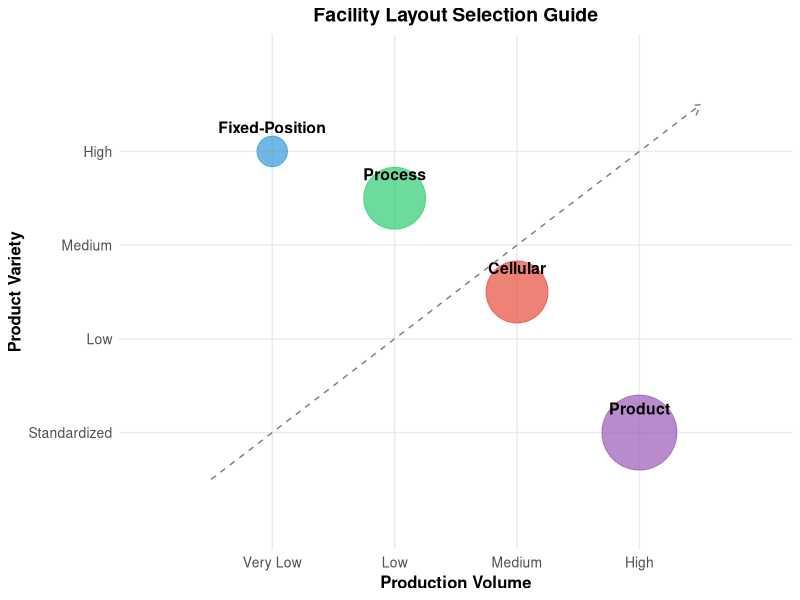
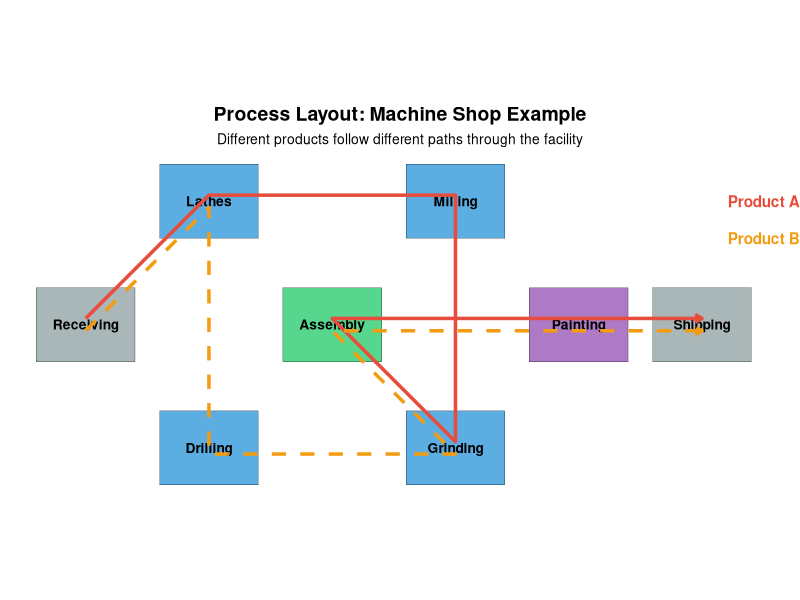
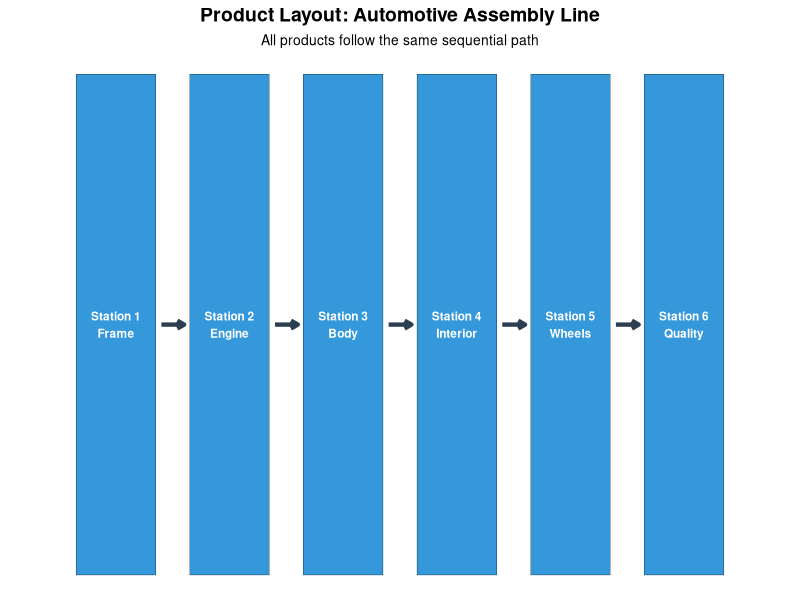
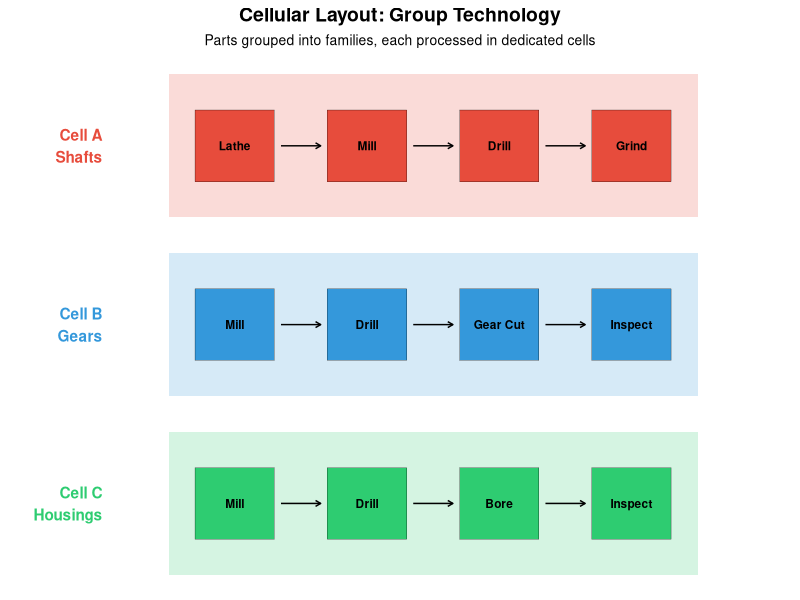
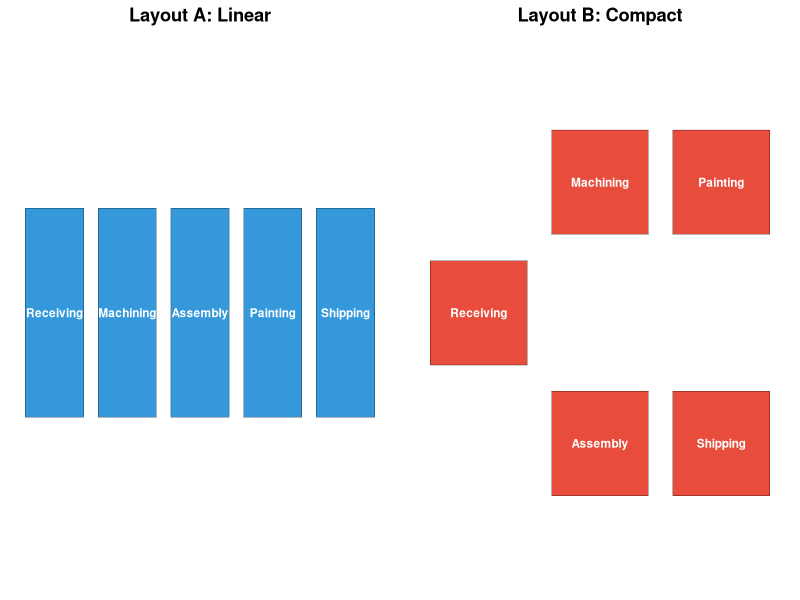
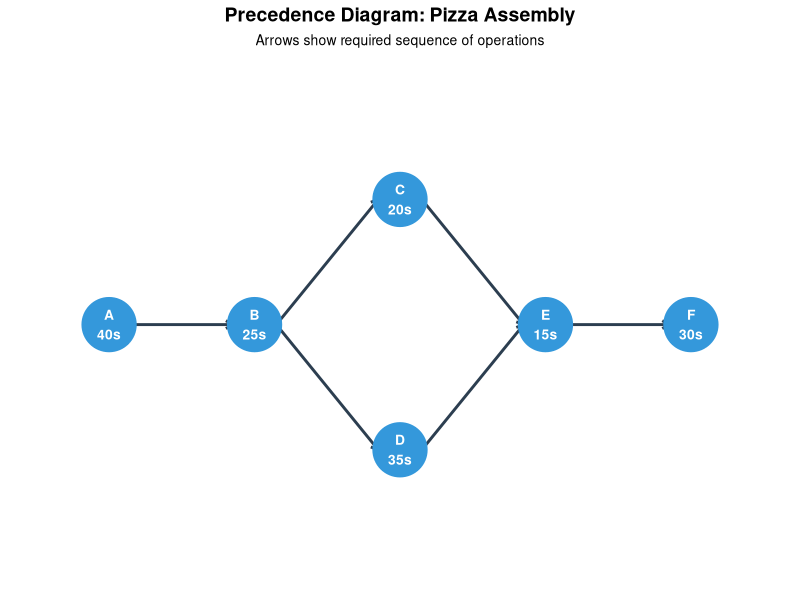
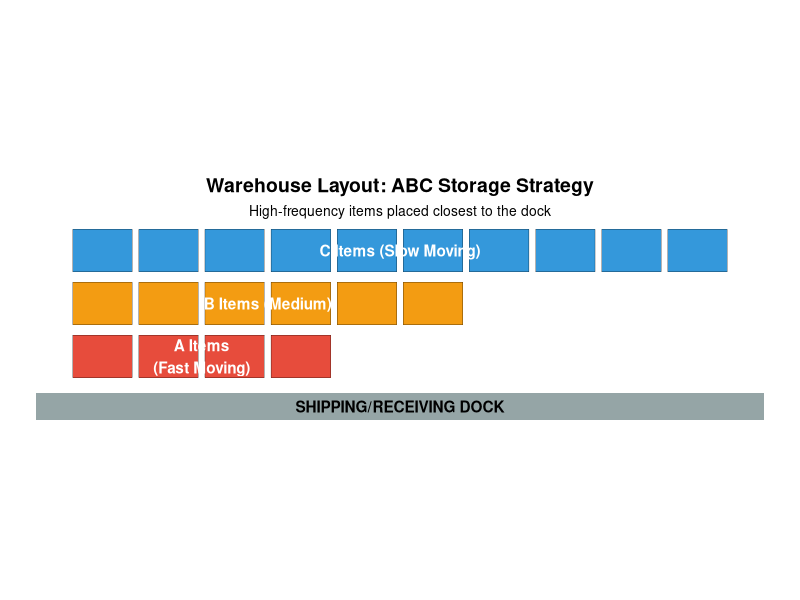
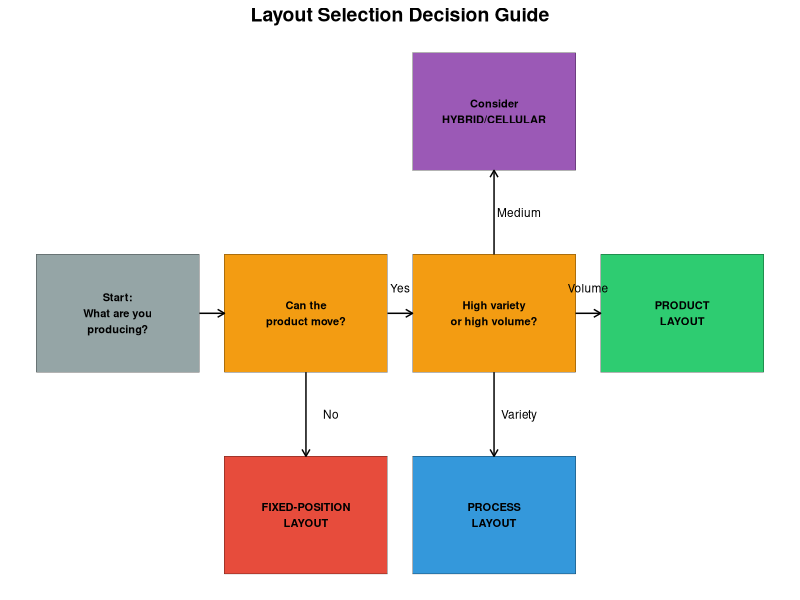

Recreate these plots in R, in order.
## ---- chunk 1
library(dplyr)
library(knitr)
library(kableExtra)
library(ggplot2)
## ---- chunk 2
layout_data <- tibble(
  `Layout Type` = c("Process Layout", "Product Layout", "Hybrid/Cellular Layout", "Fixed-Position Layout"),
  `Also Known As` = c("Functional Layout, Job Shop", "Flow Line, Assembly Line", "Group Technology, Cell Layout", "Project Layout"),
  `Best For` = c("High variety, low volume", "Low variety, high volume", "Medium variety, medium volume", "Very large or immobile products"),
  `Example Industries` = c("Hospitals, Machine Shops, Universities", "Automotive Assembly, Food Processing", "Electronics Manufacturing, Furniture", "Shipbuilding, Aircraft, Construction")
)

layout_data %>%
  kable(format = "html", caption = "Overview of Facility Layout Types") %>%
  kable_styling(
    bootstrap_options = c("striped", "hover", "condensed", "responsive"),
    full_width = TRUE,
    position = "center"
  ) %>%
  column_spec(1, bold = TRUE, width = "12em") %>%
  row_spec(0, bold = TRUE, background = "#4472C4", color = "white")
## ---- chunk 3
# Create a visualization of layout types based on variety and volume
layout_viz <- data.frame(
  Layout = c("Fixed-Position", "Process", "Cellular", "Product"),
  Volume = c(1, 2, 3, 4),
  Variety = c(4, 3.5, 2.5, 1),
  Size = c(15, 20, 20, 25)
)

ggplot(layout_viz, aes(x = Volume, y = Variety, label = Layout)) +
  geom_point(aes(size = Size, color = Layout), alpha = 0.7) +
  geom_text(vjust = -1.5, fontface = "bold", size = 4) +
  scale_x_continuous(limits = c(0, 5), breaks = 1:4,
                     labels = c("Very Low", "Low", "Medium", "High")) +
  scale_y_continuous(limits = c(0, 5), breaks = 1:4,
                     labels = c("Standardized", "Low", "Medium", "High")) +
  scale_size_continuous(range = c(10, 25), guide = "none") +
  scale_color_manual(values = c("#E74C3C", "#3498DB", "#2ECC71", "#9B59B6"), guide = "none") +
  labs(x = "Production Volume", y = "Product Variety",
       title = "Facility Layout Selection Guide") +
  theme_minimal() +
  theme(
    plot.title = element_text(hjust = 0.5, size = 14, face = "bold"),
    axis.title = element_text(size = 12, face = "bold"),
    axis.text = element_text(size = 10),
    panel.grid.minor = element_blank()
  ) +
  annotate("segment", x = 0.5, xend = 4.5, y = 0.5, yend = 4.5,
           arrow = arrow(length = unit(0.3, "cm")), color = "gray50", linetype = "dashed")
## ---- chunk 4
# Create a simple process layout visualization
library(ggplot2)

departments <- data.frame(
  name = c("Receiving", "Lathes", "Milling", "Drilling", "Grinding", "Assembly", "Painting", "Shipping"),
  x = c(1, 2, 4, 2, 4, 3, 5, 6),
  y = c(3, 4, 4, 2, 2, 3, 3, 3),
  color = c("#95A5A6", "#3498DB", "#3498DB", "#3498DB", "#3498DB", "#2ECC71", "#9B59B6", "#95A5A6")
)

# Flow paths for different products
flow_A <- data.frame(
  x = c(1, 2, 4, 4, 3, 5, 6),
  y = c(3, 4, 4, 2, 3, 3, 3),
  product = "Product A"
)

flow_B <- data.frame(
  x = c(1, 2, 2, 4, 3, 6),
  y = c(3, 4, 2, 2, 3, 3),
  product = "Product B"
)

ggplot() +
  # Department boxes
  geom_tile(data = departments, aes(x = x, y = y, fill = color),
            width = 0.8, height = 0.6, alpha = 0.8, color = "black") +
  geom_text(data = departments, aes(x = x, y = y, label = name),
            fontface = "bold", size = 3.5) +
  # Flow paths
  geom_path(data = flow_A, aes(x = x, y = y + 0.05),
            color = "#E74C3C", size = 1.2, arrow = arrow(length = unit(0.2, "cm")),
            linetype = "solid") +
  geom_path(data = flow_B, aes(x = x, y = y - 0.05),
            color = "#F39C12", size = 1.2, arrow = arrow(length = unit(0.2, "cm")),
            linetype = "dashed") +
  scale_fill_identity() +
  labs(title = "Process Layout: Machine Shop Example",
       subtitle = "Different products follow different paths through the facility") +
  theme_void() +
  theme(plot.title = element_text(hjust = 0.5, face = "bold", size = 14),
        plot.subtitle = element_text(hjust = 0.5, size = 10)) +
  annotate("text", x = 6.5, y = 4, label = "Product A", color = "#E74C3C", fontface = "bold") +
  annotate("text", x = 6.5, y = 3.7, label = "Product B", color = "#F39C12", fontface = "bold") +
  coord_fixed(ratio = 1)
## ---- chunk 5
process_chars <- tibble(
  Characteristic = c("Equipment", "Labor", "Flexibility", "Processing Speed",
                     "Material Handling", "Scheduling", "Space Requirements"),
  Description = c("General-purpose machines", "Skilled workers required",
                  "High - can handle variety", "Slower due to varied routing",
                  "Higher costs (complex paths)", "Complex - different routes",
                  "Higher - WIP inventory storage")
)

process_chars %>%
  kable(format = "html", caption = "Process Layout Characteristics") %>%
  kable_styling(bootstrap_options = c("striped", "hover"), full_width = FALSE, position = "center") %>%
  column_spec(1, bold = TRUE, width = "10em", background = "#EBF5FB")
## ---- chunk 6
stations <- data.frame(
  name = c("Station 1\nFrame", "Station 2\nEngine", "Station 3\nBody",
           "Station 4\nInterior", "Station 5\nWheels", "Station 6\nQuality"),
  x = c(1, 2, 3, 4, 5, 6),
  y = rep(1, 6)
)

ggplot(stations, aes(x = x, y = y)) +
  geom_tile(fill = "#3498DB", width = 0.7, height = 0.5, color = "black") +
  geom_text(aes(label = name), color = "white", fontface = "bold", size = 3) +
  geom_segment(aes(x = x + 0.4, xend = x + 0.6, y = y, yend = y),
               data = stations[1:5,],
               arrow = arrow(length = unit(0.2, "cm")), color = "#2C3E50", size = 1.5) +
  labs(title = "Product Layout: Automotive Assembly Line",
       subtitle = "All products follow the same sequential path") +
  theme_void() +
  theme(plot.title = element_text(hjust = 0.5, face = "bold", size = 14),
        plot.subtitle = element_text(hjust = 0.5, size = 10)) +
  xlim(0.3, 6.7)
## ---- chunk 7
product_chars <- tibble(
  Advantage = c("High production rate", "Low unit cost", "Low material handling",
                "Simple scheduling", "Less WIP inventory"),
  Disadvantage = c("High initial investment", "Low flexibility", "Line stops affect all",
                   "Monotonous work", "Requires balanced workloads")
)

product_chars %>%
  kable(format = "html", caption = "Product Layout: Advantages vs. Disadvantages") %>%
  kable_styling(bootstrap_options = c("striped", "hover"), full_width = FALSE, position = "center") %>%
  column_spec(1, background = "#D5F5E3", width = "15em") %>%
  column_spec(2, background = "#FADBD8", width = "15em") %>%
  row_spec(0, bold = TRUE, background = "#4472C4", color = "white")
## ---- chunk 8
# Create cells visualization
cell_data <- data.frame(
  cell = c(rep("Cell A\nShaft Family", 4), rep("Cell B\nGear Family", 4), rep("Cell C\nHousing Family", 4)),
  machine = c("Lathe", "Mill", "Drill", "Grind",
              "Mill", "Drill", "Gear Cut", "Inspect",
              "Mill", "Drill", "Bore", "Inspect"),
  x = c(1, 2, 3, 4, 1, 2, 3, 4, 1, 2, 3, 4),
  y = c(3, 3, 3, 3, 2, 2, 2, 2, 1, 1, 1, 1),
  cell_color = c(rep("#E74C3C", 4), rep("#3498DB", 4), rep("#2ECC71", 4))
)

ggplot(cell_data, aes(x = x, y = y)) +
  # Cell backgrounds
  annotate("rect", xmin = 0.5, xmax = 4.5, ymin = 2.6, ymax = 3.4,
           fill = "#E74C3C", alpha = 0.2) +
  annotate("rect", xmin = 0.5, xmax = 4.5, ymin = 1.6, ymax = 2.4,
           fill = "#3498DB", alpha = 0.2) +
  annotate("rect", xmin = 0.5, xmax = 4.5, ymin = 0.6, ymax = 1.4,
           fill = "#2ECC71", alpha = 0.2) +
  # Machines
  geom_tile(aes(fill = cell_color), width = 0.6, height = 0.4, color = "black") +
  geom_text(aes(label = machine), size = 3, fontface = "bold") +
  # Flow arrows within cells
  geom_segment(data = cell_data[c(1:3, 5:7, 9:11),],
               aes(x = x + 0.35, xend = x + 0.65, y = y, yend = y),
               arrow = arrow(length = unit(0.15, "cm")), color = "black") +
  # Cell labels
  annotate("text", x = 0, y = 3, label = "Cell A\nShafts", hjust = 1, fontface = "bold", color = "#E74C3C") +
  annotate("text", x = 0, y = 2, label = "Cell B\nGears", hjust = 1, fontface = "bold", color = "#3498DB") +
  annotate("text", x = 0, y = 1, label = "Cell C\nHousings", hjust = 1, fontface = "bold", color = "#2ECC71") +
  scale_fill_identity() +
  labs(title = "Cellular Layout: Group Technology",
       subtitle = "Parts grouped into families, each processed in dedicated cells") +
  theme_void() +
  theme(plot.title = element_text(hjust = 0.5, face = "bold", size = 14),
        plot.subtitle = element_text(hjust = 0.5, size = 10)) +
  xlim(-0.5, 5)
## ---- chunk 9
# Create a From-To matrix example
from_to <- matrix(c(
  "-", 100, 50, 0, 0,
  0, "-", 200, 50, 0,
  0, 0, "-", 100, 60,
  0, 0, 0, "-", 150,
  0, 0, 0, 0, "-"
), nrow = 5, byrow = TRUE)

colnames(from_to) <- c("Receiving", "Machining", "Assembly", "Painting", "Shipping")
rownames(from_to) <- c("Receiving", "Machining", "Assembly", "Painting", "Shipping")

from_to %>%
  kable(format = "html", caption = "From-To Matrix: Loads per Day Between Departments") %>%
  kable_styling(bootstrap_options = c("striped", "hover", "bordered"),
                full_width = FALSE, position = "center") %>%
  row_spec(0, bold = TRUE, background = "#4472C4", color = "white") %>%
  column_spec(1, bold = TRUE, background = "#D6EAF8")
## ---- chunk 10
# Layout A
layout_A <- data.frame(
  dept = c("Receiving", "Machining", "Assembly", "Painting", "Shipping"),
  x = c(1, 2, 3, 4, 5),
  y = rep(1, 5)
)

# Layout B (different arrangement)
layout_B <- data.frame(
  dept = c("Receiving", "Machining", "Assembly", "Painting", "Shipping"),
  x = c(1, 2, 2, 3, 3),
  y = c(1.5, 2, 1, 2, 1)
)

p1 <- ggplot(layout_A, aes(x = x, y = y)) +
  geom_tile(fill = "#3498DB", width = 0.8, height = 0.4, color = "black") +
  geom_text(aes(label = dept), color = "white", size = 3, fontface = "bold") +
  labs(title = "Layout A: Linear") +
  theme_void() +
  theme(plot.title = element_text(hjust = 0.5, face = "bold")) +
  xlim(0.5, 5.5) + ylim(0.5, 1.5)

p2 <- ggplot(layout_B, aes(x = x, y = y)) +
  geom_tile(fill = "#E74C3C", width = 0.8, height = 0.4, color = "black") +
  geom_text(aes(label = dept), color = "white", size = 3, fontface = "bold") +
  labs(title = "Layout B: Compact") +
  theme_void() +
  theme(plot.title = element_text(hjust = 0.5, face = "bold")) +
  xlim(0.5, 3.5) + ylim(0.5, 2.5)

gridExtra::grid.arrange(p1, p2, ncol = 2)
## ---- chunk 11
# Calculate Load-Distance scores for both layouts
# From-To data: Receiving->Machining=100, Machining->Assembly=200,
#               Assembly->Painting=100, Painting->Shipping=150

# Layout A distances (linear): all adjacent = 1 unit
layout_A_score <- 100*1 + 200*1 + 100*1 + 150*1
cat("Layout A Total Load-Distance:", layout_A_score, "\n")

# Layout B distances (compact): most departments closer together
# Receiving to Machining = 1.12 (diagonal)
# Machining to Assembly = 1
# Assembly to Painting = 1.12 (diagonal)
# Painting to Shipping = 1
layout_B_score <- 100*1.12 + 200*1 + 100*1.12 + 150*1
cat("Layout B Total Load-Distance:", round(layout_B_score, 1), "\n")

cat("\nLayout A is better by:", round(layout_B_score - layout_A_score, 1), "units")
## ---- chunk 12
# Pizza assembly tasks
pizza_tasks <- tibble(
  Task = c("A", "B", "C", "D", "E", "F"),
  Description = c("Roll dough", "Spread sauce", "Add cheese", "Add toppings", "Season", "Box pizza"),
  `Time (sec)` = c(40, 25, 20, 35, 15, 30),
  Predecessors = c("-", "A", "B", "B", "C, D", "E")
)

pizza_tasks %>%
  kable(format = "html", caption = "Pizza Assembly Tasks") %>%
  kable_styling(bootstrap_options = c("striped", "hover", "bordered"),
                full_width = FALSE, position = "center") %>%
  row_spec(0, bold = TRUE, background = "#4472C4", color = "white") %>%
  column_spec(1, bold = TRUE, background = "#FEF9E7", width = "5em")
## ---- chunk 13
# Create precedence diagram
nodes <- data.frame(
  task = c("A", "B", "C", "D", "E", "F"),
  x = c(1, 2, 3, 3, 4, 5),
  y = c(1.5, 1.5, 2, 1, 1.5, 1.5),
  time = c(40, 25, 20, 35, 15, 30)
)

edges <- data.frame(
  x = c(1, 2, 2, 3, 3, 4),
  y = c(1.5, 1.5, 1.5, 2, 1, 1.5),
  xend = c(2, 3, 3, 4, 4, 5),
  yend = c(1.5, 2, 1, 1.5, 1.5, 1.5)
)

ggplot() +
  geom_segment(data = edges, aes(x = x + 0.15, y = y, xend = xend - 0.15, yend = yend),
               arrow = arrow(length = unit(0.2, "cm")), color = "#2C3E50", size = 1) +
  geom_point(data = nodes, aes(x = x, y = y), size = 18, color = "#3498DB") +
  geom_text(data = nodes, aes(x = x, y = y, label = paste0(task, "\n", time, "s")),
            color = "white", fontface = "bold", size = 3.5) +
  theme_void() +
  labs(title = "Precedence Diagram: Pizza Assembly",
       subtitle = "Arrows show required sequence of operations") +
  theme(plot.title = element_text(hjust = 0.5, face = "bold", size = 14),
        plot.subtitle = element_text(hjust = 0.5, size = 10)) +
  xlim(0.5, 5.5) + ylim(0.5, 2.5)
## ---- chunk 14
# Given data
total_task_time <- 40 + 25 + 20 + 35 + 15 + 30  # seconds
desired_output <- 60  # pizzas per hour
available_time <- 3600  # seconds per hour

# Step 1: Calculate Cycle Time
cycle_time <- available_time / desired_output
cat("Cycle Time:", cycle_time, "seconds per pizza\n")

# Step 2: Calculate Theoretical Minimum Stations
TM <- total_task_time / cycle_time
cat("Theoretical Minimum Stations:", TM, "=", ceiling(TM), "stations\n")

# Step 3: Assign tasks to stations (one possible solution)
cat("\n--- Workstation Assignments ---\n")
cat("Station 1: A (40s) + B (25s) = 65s > 60s ... EXCEEDS!\n")
cat("Let's try again:\n")
cat("Station 1: A (40s) = 40s [Idle: 20s]\n")
cat("Station 2: B (25s) + D (35s) = 60s [Idle: 0s]\n")
cat("Station 3: C (20s) + E (15s) + F (30s) = 65s > 60s... EXCEEDS!\n")
cat("Revised:\n")
cat("Station 3: C (20s) + E (15s) = 35s [Idle: 25s]\n")
cat("Station 4: F (30s) = 30s [Idle: 30s]\n")

# With 4 stations
n_stations <- 4
efficiency <- (total_task_time / (n_stations * cycle_time)) * 100
cat("\n--- Results ---\n")
cat("Number of Stations:", n_stations, "\n")
cat("Line Efficiency:", round(efficiency, 1), "%\n")
cat("Balance Delay (Idle Time):", round(100 - efficiency, 1), "%\n")
## ---- chunk 15
warehouse <- data.frame(
  zone = c(rep("A Items", 4), rep("B Items", 6), rep("C Items", 10)),
  x = c(1:4, 1:6, 1:10),
  y = c(rep(1, 4), rep(2, 6), rep(3, 10)),
  fill = c(rep("#E74C3C", 4), rep("#F39C12", 6), rep("#3498DB", 10))
)

ggplot(warehouse, aes(x = x, y = y)) +
  geom_tile(aes(fill = fill), width = 0.9, height = 0.8, color = "black") +
  scale_fill_identity() +
  annotate("rect", xmin = 0, xmax = 11, ymin = -0.2, ymax = 0.3, fill = "#95A5A6") +
  annotate("text", x = 5.5, y = 0.05, label = "SHIPPING/RECEIVING DOCK", fontface = "bold") +
  annotate("text", x = 2.5, y = 1, label = "A Items\n(Fast Moving)", color = "white", fontface = "bold") +
  annotate("text", x = 3.5, y = 2, label = "B Items (Medium)", color = "white", fontface = "bold") +
  annotate("text", x = 5.5, y = 3, label = "C Items (Slow Moving)", color = "white", fontface = "bold") +
  labs(title = "Warehouse Layout: ABC Storage Strategy",
       subtitle = "High-frequency items placed closest to the dock") +
  theme_void() +
  theme(plot.title = element_text(hjust = 0.5, face = "bold", size = 14),
        plot.subtitle = element_text(hjust = 0.5, size = 10)) +
  coord_fixed(ratio = 0.8)
## ---- chunk 16
office_types <- tibble(
  Aspect = c("Space", "Walls", "Flexibility", "Communication", "Privacy", "Cost"),
  `Open Plan` = c("Shared workspaces", "Partitions/dividers", "High - easy to reconfigure",
                  "Excellent", "Low", "Lower"),
  `Traditional/Closed` = c("Private offices", "Permanent walls", "Low - expensive to change",
                           "Limited", "High", "Higher")
)

office_types %>%
  kable(format = "html", caption = "Office Layout Comparison") %>%
  kable_styling(bootstrap_options = c("striped", "hover", "bordered"),
                full_width = FALSE, position = "center") %>%
  row_spec(0, bold = TRUE, background = "#4472C4", color = "white") %>%
  column_spec(1, bold = TRUE, background = "#D6EAF8")
## ---- chunk 17
# Simple decision tree visualization
decisions <- data.frame(
  label = c("Start:\nWhat are you\nproducing?",
            "Can the\nproduct move?",
            "FIXED-POSITION\nLAYOUT",
            "High variety\nor high volume?",
            "PROCESS\nLAYOUT",
            "PRODUCT\nLAYOUT",
            "Consider\nHYBRID/CELLULAR"),
  x = c(1, 2.5, 2.5, 4, 4, 5.5, 4),
  y = c(2, 2, 0.8, 2, 0.8, 2, 3.2),
  fill = c("#95A5A6", "#F39C12", "#E74C3C", "#F39C12", "#3498DB", "#2ECC71", "#9B59B6")
)

ggplot(decisions, aes(x = x, y = y)) +
  geom_tile(aes(fill = fill), width = 1.3, height = 0.7, color = "black") +
  geom_text(aes(label = label), size = 2.8, fontface = "bold") +
  # Arrows
  annotate("segment", x = 1.65, xend = 1.85, y = 2, yend = 2,
           arrow = arrow(length = unit(0.2, "cm"))) +
  annotate("segment", x = 2.5, xend = 2.5, y = 1.65, yend = 1.15,
           arrow = arrow(length = unit(0.2, "cm"))) +
  annotate("text", x = 2.7, y = 1.4, label = "No", size = 3) +
  annotate("segment", x = 3.15, xend = 3.35, y = 2, yend = 2,
           arrow = arrow(length = unit(0.2, "cm"))) +
  annotate("text", x = 3.25, y = 2.15, label = "Yes", size = 3) +
  annotate("segment", x = 4, xend = 4, y = 1.65, yend = 1.15,
           arrow = arrow(length = unit(0.2, "cm"))) +
  annotate("text", x = 4.2, y = 1.4, label = "Variety", size = 3) +
  annotate("segment", x = 4.65, xend = 4.85, y = 2, yend = 2,
           arrow = arrow(length = unit(0.2, "cm"))) +
  annotate("text", x = 4.75, y = 2.15, label = "Volume", size = 3) +
  annotate("segment", x = 4, xend = 4, y = 2.35, yend = 2.85,
           arrow = arrow(length = unit(0.2, "cm"))) +
  annotate("text", x = 4.2, y = 2.6, label = "Medium", size = 3) +
  scale_fill_identity() +
  theme_void() +
  labs(title = "Layout Selection Decision Guide") +
  theme(plot.title = element_text(hjust = 0.5, face = "bold", size = 14))
